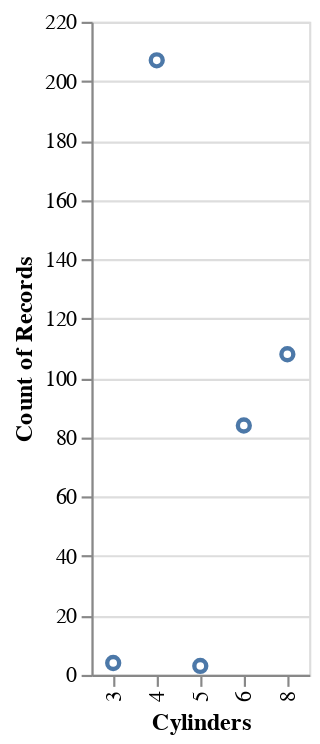

Notebook source saved alongside this figure:
### Code cell
alt.Chart(cars).mark_point().encode(
    y = alt.Y("count():Q"), # Counts how many cars there are for each quantity of cylinders
    x = alt.X("Cylinders:N")
)

### Figure 1 — Vega-Lite specification as saved in the notebook (floating-point values rounded to 4 significant figures; data arrays with more than 128 entries replaced by an {"elided": "..."} marker saying what was removed)
{"config": {"view": {"continuousWidth": 300, "continuousHeight": 300}}, "data": {"name": "data-f02450ab61490a1363517a0190416235"}, "mark": {"type": "point"}, "encoding": {"x": {"field": "Cylinders", "type": "nominal"}, "y": {"aggregate": "count", "type": "quantitative"}}, "$schema": "https://vega.github.io/schema/vega-lite/v5.8.0.json", "datasets": {"data-f02450ab61490a1363517a0190416235": {"elided": "406 records"}}}
